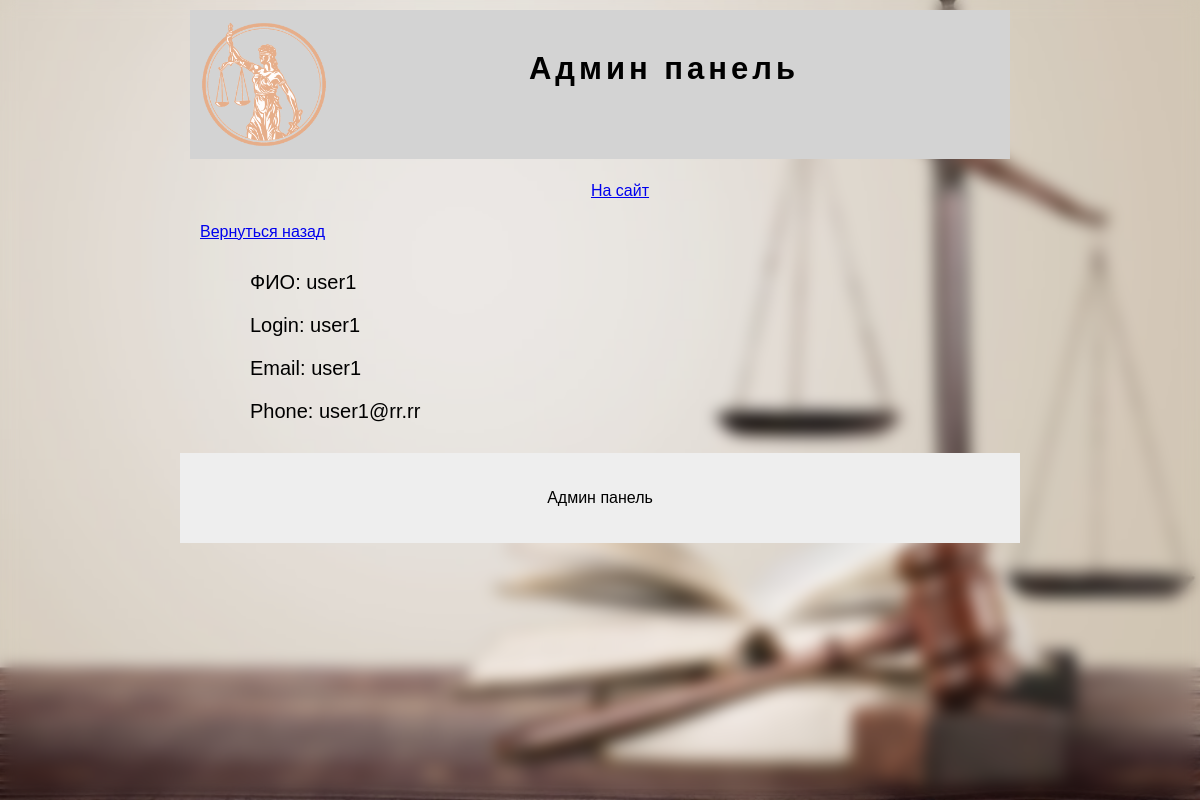
The app's page /userdetail/1 with its own data.
### tables this page shows
CREATE TABLE users (
 id INTEGER PRIMARY KEY AUTOINCREMENT,
 fio TEXT NOT NULL,
 login TEXT NOT NULL,
 password TEXT NOT NULL,
 email TEXT NOT NULL,
 phone TEXT NOT NULL
);

### app.py (the view)
@app.route('/userdetail/<id>', methods=('POST', 'GET'))
def userdetail(id):
 conn = get_db_connection()
 cursor = conn.cursor()
 user = cursor.execute('select * from users where id=? ', (id,)).fetchone()
 conn.commit()
 return render_template('admin/dateiluser.html', data={'user': user})

### app.py (called while the page is built)
def get_db_connection():
 conn = sqlite3.connect('visitka.db')
 cursor = conn.cursor()
 conn.commit()
 return conn

### templates/admin/dateiluser.html (shortened to what this page needs)
{% extends 'admin/main.html' %}
{% block content %}
<p><a href="/admin">Вернуться назад</a></p>
<ul class="panel">
    <li>ФИО: {{data.user[1]}}</li>
     <li>Login: {{data.user[2]}}</li>
     <li>Email: {{data.user[3]}}</li>
     <li>Phone: {{data.user[4]}}</li>
</ul>
{% endblock %}

### static/app.css (style rules this page uses)
body { margin: 0; padding: 0; font-family: Arial; font-size: 16px }
a { text-decoration: none color: blue }
.panel { list-style: none; font-size: 20px }
.panel li { padding: 10px }

### records on screen
users: fio "user1", login "user1", password "user1", email "user1@rr.rr"
